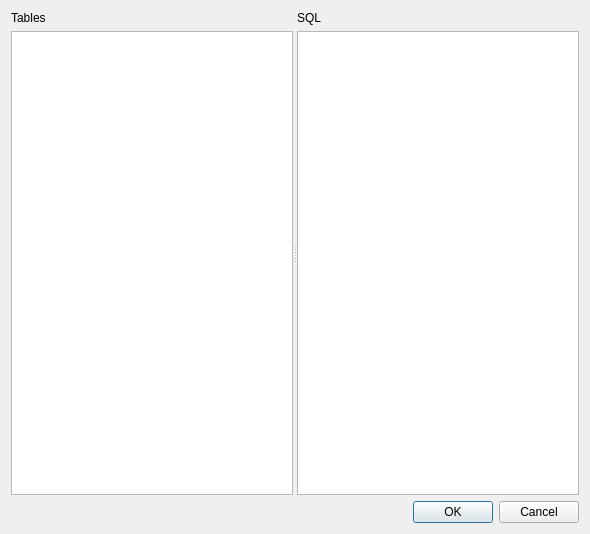
<?xml version="1.0" encoding="UTF-8"?>
<ui version="4.0">
 <class>gui_SimpleSqlQry</class>
 <widget class="QDialog" name="gui_SimpleSqlQry">
  <property name="geometry">
   <rect>
    <x>0</x>
    <y>0</y>
    <width>590</width>
    <height>534</height>
   </rect>
  </property>
  <property name="windowTitle">
   <string>Dialog</string>
  </property>
  <layout class="QVBoxLayout" name="verticalLayout_3">
   <item>
    <widget class="QSplitter" name="splitter">
     <property name="orientation">
      <enum>Qt::Horizontal</enum>
     </property>
     <widget class="QWidget" name="">
      <layout class="QVBoxLayout" name="verticalLayout_2">
       <item>
        <widget class="QLabel" name="sqlLabel">
         <property name="text">
          <string>Tables</string>
         </property>
        </widget>
       </item>
       <item>
        <widget class="QListView" name="ctrl_tableList"/>
       </item>
      </layout>
     </widget>
     <widget class="QWidget" name="">
      <layout class="QVBoxLayout" name="verticalLayout">
       <item>
        <widget class="QLabel" name="label_2">
         <property name="text">
          <string>SQL</string>
         </property>
        </widget>
       </item>
       <item>
        <widget class="QPlainTextEdit" name="ctrl_sql">
         <property name="font">
          <font>
           <family>Courier New</family>
          </font>
         </property>
        </widget>
       </item>
      </layout>
     </widget>
    </widget>
   </item>
   <item>
    <widget class="QDialogButtonBox" name="buttonBox">
     <property name="orientation">
      <enum>Qt::Horizontal</enum>
     </property>
     <property name="standardButtons">
      <set>QDialogButtonBox::Cancel|QDialogButtonBox::Ok</set>
     </property>
    </widget>
   </item>
  </layout>
  <zorder>buttonBox</zorder>
  <zorder>ctrl_tableList</zorder>
  <zorder>ctrl_sql</zorder>
  <zorder>sqlLabel</zorder>
  <zorder>label_2</zorder>
  <zorder>ctrl_sql</zorder>
 </widget>
 <resources/>
 <connections>
  <connection>
   <sender>buttonBox</sender>
   <signal>accepted()</signal>
   <receiver>gui_SimpleSqlQry</receiver>
   <slot>accept()</slot>
   <hints>
    <hint type="sourcelabel">
     <x>248</x>
     <y>254</y>
    </hint>
    <hint type="destinationlabel">
     <x>157</x>
     <y>274</y>
    </hint>
   </hints>
  </connection>
  <connection>
   <sender>buttonBox</sender>
   <signal>rejected()</signal>
   <receiver>gui_SimpleSqlQry</receiver>
   <slot>reject()</slot>
   <hints>
    <hint type="sourcelabel">
     <x>316</x>
     <y>260</y>
    </hint>
    <hint type="destinationlabel">
     <x>286</x>
     <y>274</y>
    </hint>
   </hints>
  </connection>
 </connections>
</ui>
